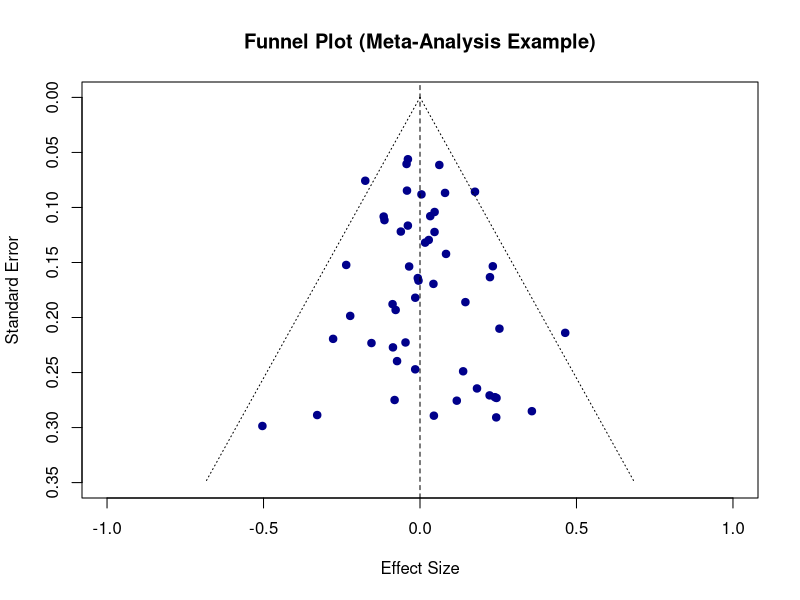

Source code (R):
# Simulate example meta-analysis data
set.seed(123)
n_studies <- 50

# Simulate standard errors: larger studies = smaller SE, smaller studies = larger SE
std_error <- sort(runif(n_studies, 0.05, 0.3), decreasing = TRUE)

# Simulate effect sizes: normally distributed around 0, more spread for smaller studies
effect_size <- rnorm(n_studies, mean = 0, sd = std_error)

# Plot the funnel plot
plot(effect_size, std_error,
     xlim = c(-1, 1), ylim = c(0.35, 0),   # reverse y-axis so small SE at top
     xlab = "Effect Size", ylab = "Standard Error",
     main = "Funnel Plot (Meta-Analysis Example)",
     pch = 19, col = "darkblue")

# Add vertical line at no effect
abline(v = 0, lty = 2)

# Add funnel (pseudo 95% confidence limits)
se_seq <- seq(0, 0.35, length.out = 100)
lines(0 + 1.96 * se_seq, se_seq, lty = 3)
lines(0 - 1.96 * se_seq, se_seq, lty = 3)
